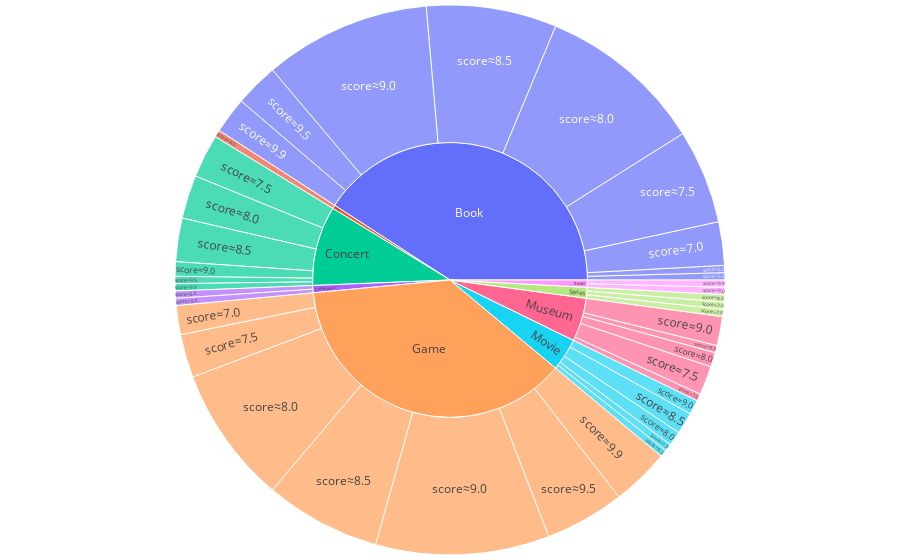

Notebook code cell kept with this figure:
### Markdown cell above
## What I play

### Code cell
import plotly.express as px
def rounder(score):
    score = float(round(score*2))/2
    if score == 10:
        return "score≈" + str(9.9)
    return "score≈" + str(score)

df4 = df.copy()
df4 = df4.groupby(['type', 'score']).size().rename_axis(['type', 'score']).reset_index(name='counts')
df4['scoreactual'] = df4['score'].apply(lambda x: rounder(x))
df4 = df4.sort_values(by=['type', 'score'])
fig = px.sunburst(df4, path=['type', 'scoreactual'], values='counts', labels=[''],
                    hover_data={
                    })
fig.update_layout(margin={'t':5,'l':5,'b':5,'r':5}, showlegend=False)
fig.update_traces(sort=False, hovertemplate='<b>Amount: %{value} </b><br>%{label}')
fig.show()

### Figure 1 — Plotly figure (JSON) as saved in the notebook; plotly's stock layout.template omitted (floating-point values rounded to 4 significant figures)
{"data": [{"branchvalues": "total", "domain": {"x": [0, 1], "y": [0, 1]}, "hovertemplate": "<b>Amount: %{value} </b><br>%{label}", "ids": ["Book/score≈5.0", "Book/score≈6.0", "Conference/score≈6.5", "Movie/score≈6.5", "Book/score≈7.0", "Game/score≈7.0", "Movie/score≈7.0", "Museum/score≈7.0", "Series/score≈7.0", "Book/score≈7.5", "Concert/score≈7.5", "Game/score≈7.5", "Museum/score≈7.5", "Series/score≈7.5", "Book/score≈8.0", "Cabaret/score≈8.0", "Concert/score≈8.0", "Conference/score≈8.0", "Game/score≈8.0", "Movie/score≈8.0", "Museum/score≈8.0", "Book/score≈8.5", "Concert/score≈8.5", "Game/score≈8.5", "Movie/score≈8.5", "Museum/score≈8.5", "Series/score≈8.5", "Book/score≈9.0", "Concert/score≈9.0", "Game/score≈9.0", "Movie/score≈9.0", "Museum/score≈9.0", "Theater/score≈9.0", "Book/score≈9.5", "Concert/score≈9.5", "Game/score≈9.5", "Book/score≈9.9", "Concert/score≈9.9", "Game/score≈9.9", "Theater/score≈9.9", "Book", "Cabaret", "Concert", "Conference", "Game", "Movie", "Museum", "Series", "Theater"], "labels": ["score≈5.0", "score≈6.0", "score≈6.5", "score≈6.5", "score≈7.0", "score≈7.0", "score≈7.0", "score≈7.0", "score≈7.0", "score≈7.5", "score≈7.5", "score≈7.5", "score≈7.5", "score≈7.5", "score≈8.0", "score≈8.0", "score≈8.0", "score≈8.0", "score≈8.0", "score≈8.0", "score≈8.0", "score≈8.5", "score≈8.5", "score≈8.5", "score≈8.5", "score≈8.5", "score≈8.5", "score≈9.0", "score≈9.0", "score≈9.0", "score≈9.0", "score≈9.0", "score≈9.0", "score≈9.5", "score≈9.5", "score≈9.5", "score≈9.9", "score≈9.9", "score≈9.9", "score≈9.9", "Book", "Cabaret", "Concert", "Conference", "Game", "Movie", "Museum", "Series", "Theater"], "name": "", "parents": ["Book", "Book", "Conference", "Movie", "Book", "Game", "Movie", "Museum", "Series", "Book", "Concert", "Game", "Museum", "Series", "Book", "Cabaret", "Concert", "Conference", "Game", "Movie", "Museum", "Book", "Concert", "Game", "Movie", "Museum", "Series", "Book", "Concert", "Game", "Movie", "Museum", "Theater", "Book", "Concert", "Game", "Book", "Concert", "Game", "Theater", "", "", "", "", "", "", "", "", ""], "sort": false, "type": "sunburst", "values": [1, 1, 1, 1, 6, 4, 1, 1, 1, 13, 6, 6, 4, 1, 23, 1, 6, 1, 19, 2, 2, 18, 6, 16, 3, 1, 1, 23, 2, 24, 2, 4, 1, 6, 1, 11, 5, 1, 8, 1, 96, 1, 22, 2, 88, 9, 12, 3, 2]}], "layout": {"legend": {"tracegroupgap": 0}, "margin": {"b": 5, "l": 5, "r": 5, "t": 5}, "showlegend": false}}
